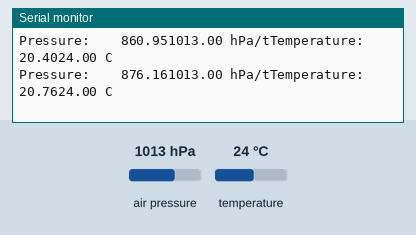
Recording of a sketch running on a simulated Arduino Uno, built with avr-gcc and run on an emulated ATmega328P. Shown: the last lines printed to the serial monitor. The test bench sets the inputs (shaded band); at power-on: air pressure 1013 hPa, temperature 24 °C.

Above: at 1.8 s.
1.9 s: air pressure set to 952 hPa
At 1.92 s:
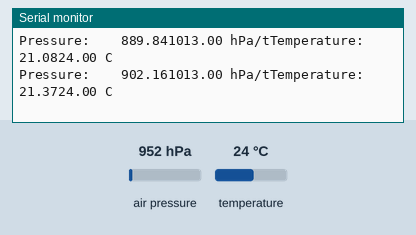
4.9 s: air pressure set to 1025 hPa
At 4.94 s:
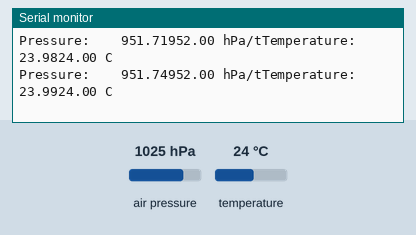
7.9 s: air pressure set to 975 hPa
At 7.92 s:
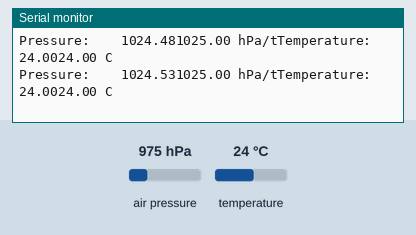
10.9 s: air pressure set to 1048 hPa
At 10.94 s:
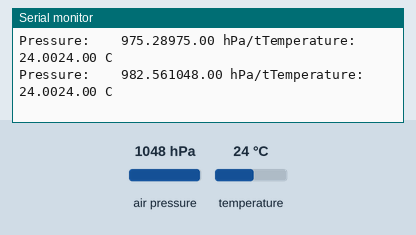
13.9 s: temperature set to 12 °C
At 20.86 s:
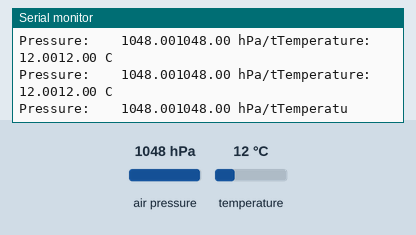
Timing chart, 0 to 20.9 s (numbered marks = the images above; inputs shaded):
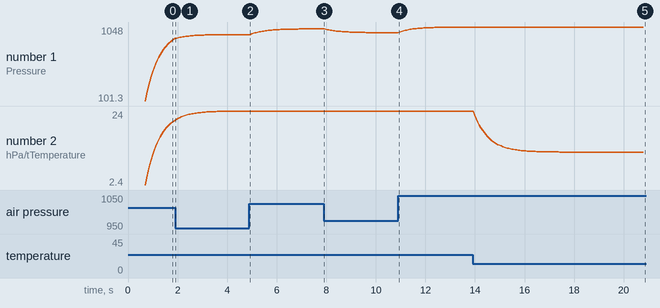

The sketch:

PressureSensor.ino
```cpp
#include <Wire.h>
#include <Adafruit_Sensor.h>
#include <Adafruit_BMP085_U.h>

/* This driver uses the Adafruit unified sensor library (Adafruit_Sensor),
   which provides a common 'type' for sensor data and some helper functions.

   To use this driver you will also need to download the Adafruit_Sensor
   library and include it in your libraries folder.

   You should also assign a unique ID to this sensor for use with
   the Adafruit Sensor API so that you can identify this particular
   sensor in any data logs, etc.  To assign a unique ID, simply
   provide an appropriate value in the constructor below (12345
   is used by default in this example).

   Connections
   ===========
   Connect SCL to analog 5
   Connect SDA to analog 4
   Connect VDD to 3.3V DC
   Connect GROUND to common ground

   History
   =======
   2013/JUN/17  - Updated altitude calculations (KTOWN)
   2013/FEB/13  - First version (KTOWN)
*/

Adafruit_BMP085_Unified bmp = Adafruit_BMP085_Unified(10085);

/**************************************************************************/
/*
    Displays some basic information on this sensor from the unified
    sensor API sensor_t type (see Adafruit_Sensor for more information)
*/
/**************************************************************************/
void displaySensorDetails(void)
{
  sensor_t sensor;
  bmp.getSensor(&sensor);
  Serial.println("------------------------------------");
  Serial.print  ("Sensor:       "); Serial.println(sensor.name);
  Serial.print  ("Driver Ver:   "); Serial.println(sensor.version);
  Serial.print  ("Unique ID:    "); Serial.println(sensor.sensor_id);
  Serial.print  ("Max Value:    "); Serial.print(sensor.max_value); Serial.println(" hPa");
  Serial.print  ("Min Value:    "); Serial.print(sensor.min_value); Serial.println(" hPa");
  Serial.print  ("Resolution:   "); Serial.print(sensor.resolution); Serial.println(" hPa");
  Serial.println("------------------------------------");
  Serial.println("");
  delay(500);
}

/**************************************************************************/
/*
    Arduino setup function (automatically called at startup)
*/
/**************************************************************************/
void setup(void)
{
  Serial.begin(9600);
  Serial.println("Pressure Sensor Test"); Serial.println("");

  /* Initialise the sensor */
  if(!bmp.begin())
  {
    /* There was a problem detecting the BMP085 ... check your connections */
    Serial.print("Ooops, no BMP085 detected ... Check your wiring or I2C ADDR!");
    while(1);
  }

  /* Display some basic information on this sensor */
  displaySensorDetails();
}

/**************************************************************************/
/*
    Arduino loop function, called once 'setup' is complete (your own code
    should go here)
*/
/**************************************************************************/

float stable_values[]={0,0,0,0,0,0,0,0,0,0};
float stable(int id, int length, float val){
  stable_values[id] = (stable_values[id]*(length-1)+val)/length;
  Serial.print(stable_values[id]);
  return val;
}

void loop(void)
{
  /* Get a new sensor event */
  sensors_event_t event;
  bmp.getEvent(&event);

  /* Display the results (barometric pressure is measure in hPa) */
  if (event.pressure)
  {
    /* Display atmospheric pressue in hPa */
    Serial.print("Pressure:    ");
    Serial.print(stable(1,10,event.pressure));
    Serial.print(" hPa/t");

    /* Calculating altitude with reasonable accuracy requires pressure    *
     * sea level pressure for your position at the moment the data is     *
     * converted, as well as the ambient temperature in degress           *
     * celcius.  If you don't have these values, a 'generic' value of     *
     * 1013.25 hPa can be used (defined as SENSORS_PRESSURE_SEALEVELHPA   *
     * in sensors.h), but this isn't ideal and will give variable         *
     * results from one day to the next.                                  *
     *                                                                    *
     * You can usually find the current SLP value by looking at weather   *
     * websites or from environmental information centers near any major  *
     * airport.                                                           *
     *                                                                    *
     * For example, for Paris, France you can check the current mean      *
     * pressure and sea level at: http://bit.ly/16Au8ol                   */

    /* First we get the current temperature from the BMP085 */
    float temperature;
    bmp.getTemperature(&temperature);
    Serial.print("Temperature: ");
    Serial.print(stable(2,10,temperature));
    Serial.println(" C");

    /* Then convert the atmospheric pressure, and SLP to altitude         */
    /* Update this next line with the current SLP for better results      */
//    float seaLevelPressure = SENSORS_PRESSURE_SEALEVELHPA;
//    Serial.print("Altitude:    ");
//    Serial.print(bmp.pressureToAltitude(seaLevelPressure,
//                                        event.pressure));
//    Serial.println(" m");
//    Serial.println("");
  }
  else
  {
    Serial.println("Sensor error");
  }
  delay(10);
}
```

Measured:
- after the input at 10.9 s, the serial monitor: prints a new line at once (image 4)
- after the input at 13.9 s, the serial monitor: prints a new line after 0.09 s (image 5)
- plotted number 1: 889.84 → 951.72 after the input at 1.9 s, 951.72 → 1024.48 after the input at 4.9 s, 1024.48 → 975.29 after the input at 7.9 s, 975.29 → 1047.54 after the input at 10.9 s
- plotted number 2: 24 → 12 after the input at 13.9 s
